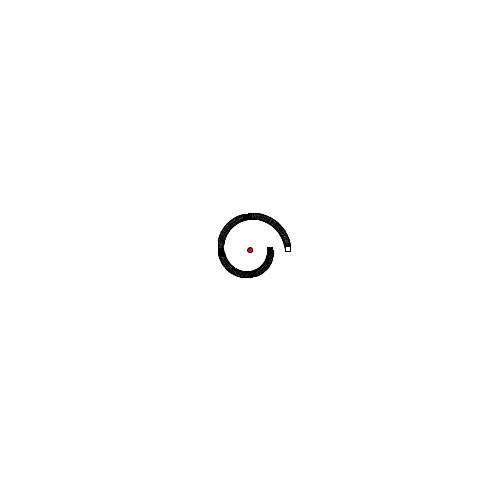
Frame 1 (no input)
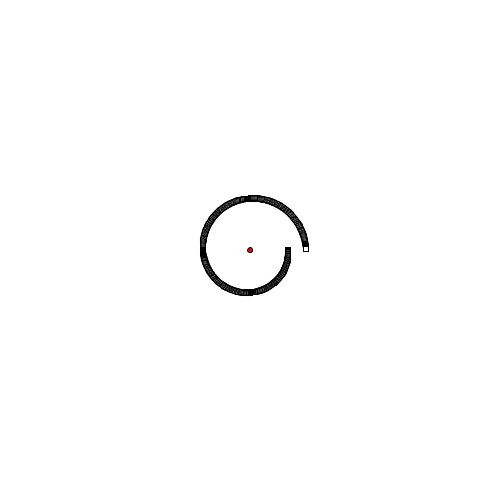
Frame 2 (the mouse pressed at the canvas centre, redrawn once)

The Processing sketch that drew these frames (run headless with seeded random() and noise(); the mouse was pressed at the canvas centre and the sketch redrawn once):

// Processing sketch: relative_coo_loop
// ── relative_coo_loop.pde
float rad = 20;
void setup() {
  size(500, 500);
  rectMode(CENTER);
}
void draw() {
  noLoop();
  background(255);
  int cx = width/2, cy = height/2;

  translate(cx, cy);

  //center
  fill(255, 0, 0);
  ellipse(0, 0, 5, 5);
  //rect on the ring
  for (int angle = 0; angle < 360; angle ++) {
    pushMatrix();
    rotate(radians(angle));
    fill(255);
    rect(rad, 0, 5, 5);
    popMatrix();
    rad +=0.05;
  }
}
